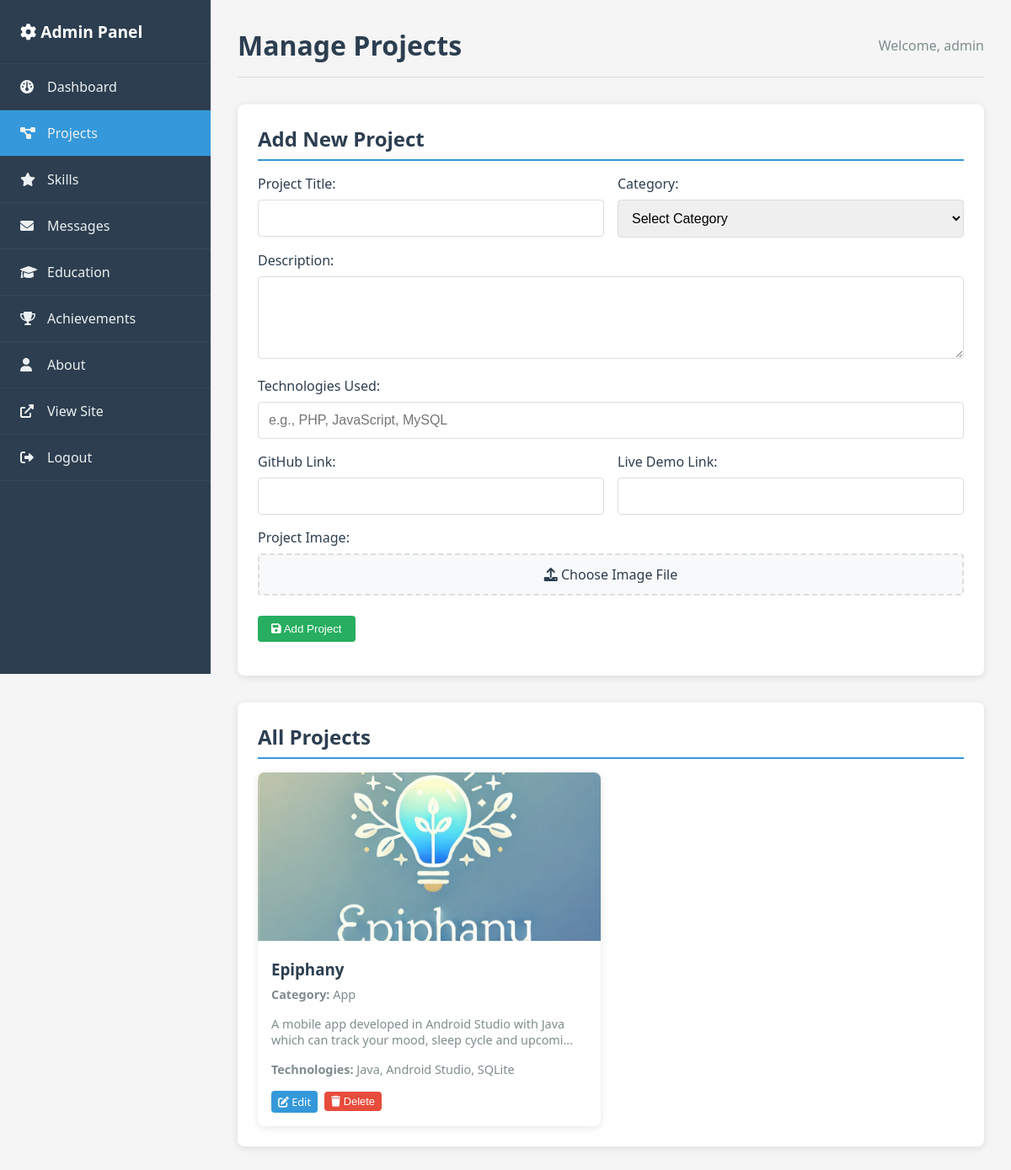
The app's page /admin/projects.php (signed in) with its own data.
### tables this page shows
CREATE TABLE projects (
    id INT AUTO_INCREMENT PRIMARY KEY,
    title VARCHAR(255) NOT NULL,
    description TEXT NOT NULL,
    image VARCHAR(255) NOT NULL,
    category ENUM('app', 'web', 'other') NOT NULL,
    github_link VARCHAR(255),
    live_link VARCHAR(255),
    technologies VARCHAR(500),
    status ENUM('active', 'inactive') DEFAULT 'active',
    created_at TIMESTAMP DEFAULT CURRENT_TIMESTAMP,
    updated_at TIMESTAMP DEFAULT CURRENT_TIMESTAMP ON UPDATE CURRENT_TIMESTAMP
);

### config/database.php (called while the page is built, shortened)
<?php
function executeQuery($pdo, $sql, $params = []) {
    try {
        $stmt = $pdo->prepare($sql);
        $stmt->execute($params);
        return $stmt;
    } catch(PDOException $e) {
        error_log("Database Error: " . $e->getMessage());
        return false;
    }
}
function fetchAll($pdo, $sql, $params = []) {
    $stmt = executeQuery($pdo, $sql, $params);
    return $stmt ? $stmt->fetchAll() : [];
}
?>

### admin/projects.php (the view, shortened to what this page needs)
<?php
require_once '../config/database.php';
require_once '../functions/portfolio_functions.php';
$projects = fetchAll($pdo, "SELECT * FROM projects ORDER BY created_at DESC");
$editProject = null;
?>
<!DOCTYPE html>
<html lang="en">
<head>
    <link rel="stylesheet" href="https://cdnjs.cloudflare.com/ajax/libs/font-awesome/6.0.0/css/all.min.css">
    <link rel="stylesheet" href="admin_style.css">
</head>
<body>
    <div class="admin-container">
        <nav class="sidebar">
            <div class="sidebar-header">
                <h2><i class="fas fa-cog"></i> Admin Panel</h2>
            </div>
            <ul class="sidebar-menu">
                <li><a href="dashboard.php"><i class="fas fa-dashboard"></i> Dashboard</a></li>
                <li><a href="projects.php" class="active"><i class="fas fa-project-diagram"></i> Projects</a></li>
                <li><a href="skills.php"><i class="fas fa-star"></i> Skills</a></li>
                <li><a href="messages.php"><i class="fas fa-envelope"></i> Messages</a></li>
                <li><a href="education.php"><i class="fas fa-graduation-cap"></i> Education</a></li>
                <li><a href="achievements.php"><i class="fas fa-trophy"></i> Achievements</a></li>
                <li><a href="about.php"><i class="fas fa-user"></i> About</a></li>
                <li><a href="../index.php" target="_blank"><i class="fas fa-external-link-alt"></i> View Site</a></li>
                <li><a href="logout.php"><i class="fas fa-sign-out-alt"></i> Logout</a></li>
            </ul>
        </nav>
        <div class="main-content">
            <div class="header">
                <h1>Manage Projects</h1>
                <div class="user-info">
                    Welcome, <?php echo htmlspecialchars($_SESSION['admin_username']); ?>
                </div>
            </div>
            <div class="content-section">
                <h2><?php echo $editProject ? 'Edit Project' : 'Add New Project'; ?></h2>
                <form method="POST" enctype="multipart/form-data">
                    <div class="form-row">
                        <div class="form-group">
                            <label for="title">Project Title:</label>
                            <input type="text" id="title" name="title" required
                                   value="<?php echo $editProject ? htmlspecialchars($editProject['title']) : ''; ?>">
                        </div>
                        <div class="form-group">
                            <label for="category">Category:</label>
                            <select id="category" name="category" required>
                                <option value="">Select Category</option>
                            </select>
                        </div>
                    </div>
                    <div class="form-group">
                        <label for="description">Description:</label>
                        <textarea id="description" name="description" rows="4" required><?php echo $editProject ? htmlspecialchars($editProject['description']) : ''; ?></textarea>
                    </div>
                    <div class="form-group">
                        <label for="technologies">Technologies Used:</label>
                        <input type="text" id="technologies" name="technologies"
                               placeholder="e.g., PHP, JavaScript, MySQL"
                               value="<?php echo $editProject ? htmlspecialchars($editProject['technologies']) : ''; ?>">
                    </div>
                    <div class="form-row">
                        <div class="form-group">
                            <label for="github_link">GitHub Link:</label>
                            <input type="url" id="github_link" name="github_link"
                                   value="<?php echo $editProject ? htmlspecialchars($editProject['github_link']) : ''; ?>">
                        </div>
                        <div class="form-group">
                            <label for="live_link">Live Demo Link:</label>
                            <input type="url" id="live_link" name="live_link"
                                   value="<?php echo $editProject ? htmlspecialchars($editProject['live_link']) : ''; ?>">
                        </div>
                    </div>
                    <div class="form-group">
                        <label for="image">Project Image:</label>
                        <div class="file-upload">
                            <label for="image" class="file-upload-label">
                                <i class="fas fa-upload"></i> Choose Image File
                            </label>
                        </div>
                    </div>
                    <div class="form-group">
                        <button type="submit" class="btn btn-success">
                            <i class="fas fa-save"></i> <?php echo $editProject ? 'Update Project' : 'Add Project'; ?>
                        </button>
                    </div>
                </form>
            </div>
            <div class="content-section">
                <h2>All Projects</h2>
                <div class="card-grid">
                    <?php foreach ($projects as $project): ?>
                        <div class="item-card">
                            <?php if ($project['image']): ?>
                                <img src="../<?php echo htmlspecialchars($project['image']); ?>"
                                     alt="<?php echo htmlspecialchars($project['title']); ?>">
                            <?php endif; ?>
                            <div class="item-card-content">
                                <h3><?php echo htmlspecialchars($project['title']); ?></h3>
                                <p><strong>Category:</strong> <?php echo ucfirst($project['category']); ?></p>
                                <p><?php echo htmlspecialchars(substr($project['description'], 0, 100)) . '...'; ?></p>
                                <?php if ($project['technologies']): ?>
                                    <p><strong>Technologies:</strong> <?php echo htmlspecialchars($project['technologies']); ?></p>
                                <?php endif; ?>
                                <div class="item-card-actions">
                                    <a href="projects.php?edit=<?php echo $project['id']; ?>" class="btn btn-sm">
                                        <i class="fas fa-edit"></i> Edit
                                    </a>
                                    <form method="POST" style="display: inline;"
                                          onsubmit="return confirm('Are you sure you want to delete this project?')">
                                        <button type="submit" class="btn btn-sm btn-danger">
                                            <i class="fas fa-trash"></i> Delete
                                        </button>
                                    </form>
                                </div>
                            </div>
                        </div>
                    <?php endforeach; ?>
                </div>
            </div>
        </div>
    </div>
</body>
</html>

### admin/admin_style.css (style rules this page uses)
* { margin: 0; padding: 0; box-sizing: border-box; }
body { font-family: 'Segoe UI', Tahoma, Geneva, Verdana, sans-serif; background: #f5f5f5; }
.admin-container { display: flex; min-height: 100vh; }
.sidebar { width: 250px; background: #2c3e50; color: white; position: fixed; height: 100vh; overflow-y: auto; }
.sidebar-header { padding: 1.5rem; border-bottom: 1px solid #34495e; }
.sidebar-header h2 { font-size: 1.2rem; }
.sidebar-menu { list-style: none; padding: 0; }
.sidebar-menu li { border-bottom: 1px solid #34495e; }
.sidebar-menu a { display: flex; align-items: center; padding: 1rem 1.5rem; color: #ecf0f1; text-decoration: none; transition: background 0.3s ease; position: relative; }
.sidebar-menu a:hover, .sidebar-menu a.active { background: #3498db; }
.sidebar-menu a i { margin-right: 0.75rem; width: 20px; }
.main-content { margin-left: 250px; padding: 2rem; width: calc(100% - 250px); }
.header { display: flex; justify-content: space-between; align-items: center; margin-bottom: 2rem; padding-bottom: 1rem; border-bottom: 1px solid #ddd; }
.header h1 { color: #2c3e50; }
.user-info { color: #7f8c8d; }
.content-section { background: white; padding: 1.5rem; border-radius: 8px; box-shadow: 0 2px 10px rgba(0,0,0,0.1); margin-bottom: 2rem; }
.content-section h2 { color: #2c3e50; margin-bottom: 1rem; padding-bottom: 0.5rem; border-bottom: 2px solid #3498db; }
.btn { background: #3498db; color: white; padding: 0.5rem 1rem; border: none; border-radius: 4px; text-decoration: none; cursor: pointer; display: inline-block; transition: background 0.3s ease; }
.btn-sm { padding: 0.25rem 0.5rem; font-size: 0.8rem; }
.btn-success { background: #27ae60; }
.btn-danger { background: #e74c3c; }
.form-group { margin-bottom: 1rem; }
.form-group label { display: block; margin-bottom: 0.5rem; color: #2c3e50; font-weight: 500; }
.form-group input, .form-group textarea, .form-group select { width: 100%; padding: 0.75rem; border: 1px solid #ddd; border-radius: 4px; font-size: 1rem; }
.form-row { display: grid; grid-template-columns: 1fr 1fr; gap: 1rem; }
.card-grid { display: grid; grid-template-columns: repeat(auto-fill, minmax(300px, 1fr)); gap: 1.5rem; }
.item-card { background: white; border-radius: 8px; box-shadow: 0 2px 10px rgba(0,0,0,0.1); overflow: hidden; transition: transform 0.3s ease; }
.item-card img { width: 100%; height: 200px; object-fit: cover; }
.item-card-content { padding: 1rem; }
.item-card h3 { color: #2c3e50; margin-bottom: 0.5rem; }
.item-card p { color: #7f8c8d; font-size: 0.9rem; margin-bottom: 1rem; }
.item-card-actions { display: flex; gap: 0.5rem; }
.file-upload { position: relative; display: inline-block; cursor: pointer; width: 100%; }
.file-upload-label { display: block; padding: 0.75rem; background: #f8f9fa; border: 2px dashed #ddd; border-radius: 4px; text-align: center; color: #7f8c8d; transition: all 0.3s ease; }
.btn-danger { background: #e74c3c; border-color: #c0392b; }

### records on screen
projects: image (picture), title "Epiphany", category "App", description "A mobile app developed in Android Studio with Java which can track your mood, sleep cycle and upcomi", technologies "Java, Android Studio, SQLite"

### other values on screen
$_SESSION['admin_username'] "admin"
